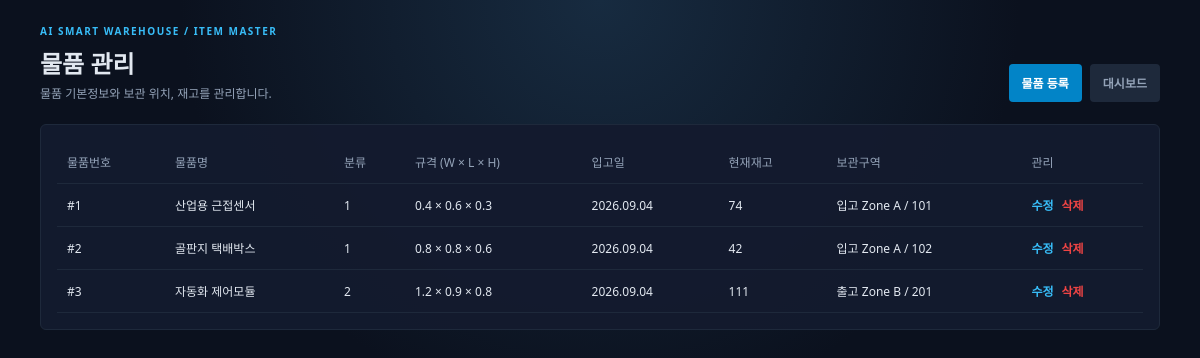
The app's page /robotapp/inventory/items/ with its own data.
### robotapp/models.py (models this page shows)
class Item(models.Model):
    item_id = models.AutoField(primary_key=True, db_column='ITEM_ID')
    name = models.CharField(max_length=50, db_column='NAME')
    width = models.FloatField(db_column='WIDTH')
    length = models.FloatField(db_column='LENGTH')
    height = models.FloatField(db_column='HEIGHT')
    item_class = models.IntegerField(db_column='CLASS')
    incoming_date = models.DateTimeField(db_column='INCOMING_DATE')
    location = models.ForeignKey(Location, on_delete=models.SET_NULL, null=True, blank=True, db_column='LOCATION_ID', related_name='items')
    class Meta:
        db_table = 'robotapp_item'

class Inventory(models.Model):
    inventory_id = models.AutoField(primary_key=True, db_column='INVENTORY_ID')
    cur_item_num = models.IntegerField(db_column='CUR_ITEM_NUM')
    min_item_num = models.IntegerField(db_column='MIN_ITEM_NUM')
    item = models.ForeignKey(Item, on_delete=models.CASCADE, db_column='ITEM_ID', related_name='inventories')
    location = models.ForeignKey(Location, on_delete=models.CASCADE, db_column='LOCATION_ID', related_name='inventories')
    class Meta:
        db_table = 'robotapp_inventory'

class Location(models.Model):
    location_id = models.AutoField(primary_key=True, db_column='LOCATION_ID')
    location_code = models.IntegerField(db_column='LOCATION_CODE')
    x_coord = models.FloatField(db_column='X_COORD')
    y_coord = models.FloatField(db_column='Y_COORD')
    z_coord = models.FloatField(db_column='Z_COORD')
    state = models.IntegerField(db_column='STATE')
    max_storage = models.FloatField(db_column='MAX_STORAGE')
    cur_storage = models.FloatField(db_column='CUR_STORAGE')
    zone = models.ForeignKey(Zone, on_delete=models.CASCADE, db_column='ZONE_ID', related_name='locations')
    class Meta:
        db_table = 'robotapp_location'

class Zone(models.Model):
    zone_id = models.AutoField(primary_key=True, db_column='ZONE_ID')
    name = models.CharField(max_length=50, db_column='NAME')
    state = models.IntegerField(db_column='STATE')
    org_x = models.FloatField(db_column='ORG_X')
    org_y = models.FloatField(db_column='ORG_Y')
    org_z = models.FloatField(db_column='ORG_Z')
    width = models.FloatField(db_column='WIDTH')
    length = models.FloatField(db_column='LENGTH')
    height = models.FloatField(db_column='HEIGHT')
    class Meta:
        db_table = 'robotapp_zone'

### robotapp/views.py (the view)
# urls.py: path('inventory/items/', views.item_list, name='item_list'),
def item_list(request):
    items = Item.objects.select_related('location__zone').prefetch_related('inventories').order_by('item_id')
    template = loader.get_template('robotapp/item_list.html')
    return HttpResponse(template.render({'items': items}, request))

### robotapp/templates/robotapp/item_list.html (shortened to what this page needs)
<!DOCTYPE html>
<html lang="ko"><head><meta charset="UTF-8"><meta name="viewport" content="width=device-width, initial-scale=1.0"><title>물품 관리 | AI SMART WAREHOUSE</title>
</head>
<body><main class="wrap"><div class="top"><div><div class="eyebrow">AI SMART WAREHOUSE / ITEM MASTER</div><h1>물품 관리</h1><div class="muted">물품 기본정보와 보관 위치, 재고를 관리합니다.</div></div><div class="actions"><a href="{% url 'robotapp:item_create' %}">물품 등록</a><a class="secondary" href="{% url 'robotapp:index' %}">대시보드</a></div></div><section class="card"><table><thead><tr><th>물품번호</th><th>물품명</th><th>분류</th><th>규격 (W × L × H)</th><th>입고일</th><th>현재재고</th><th>보관구역</th><th>관리</th></tr></thead><tbody>{% for item in items %}<tr><td>#{{ item.item_id }}</td><td>{{ item.name }}</td><td>{{ item.item_class }}</td><td>{{ item.width }} × {{ item.length }} × {{ item.height }}</td><td>{{ item.incoming_date|date:'Y.m.d' }}</td><td>{% with stock=item.inventories.first %}{{ stock.cur_item_num|default:'-' }}{% endwith %}</td><td>{% if item.location %}{{ item.location.zone.name }} / {{ item.location.location_code }}{% else %}-{% endif %}</td><td><a class="edit" href="{% url 'robotapp:item_edit' item.item_id %}">수정</a><form method="post" action="{% url 'robotapp:item_delete' item.item_id %}" style="display:inline;margin-left:8px">{% csrf_token %}<button class="delete" type="submit">삭제</button></form></td></tr>{% empty %}<tr><td colspan="8">등록된 물품이 없습니다.</td></tr>{% endfor %}</tbody></table></section></main></body></html>

### robotapp/templates/robotapp/item_list.html (style rules this page uses)
:root { --bg:#0b111e;--panel:#131b2e;--border:#1e293b;--text:#e2e8f0;--muted:#94a3b8;--blue:#38bdf8;--red:#ef4444 }
* { box-sizing:border-box }
body { margin:0;min-height:100vh;padding:24px;background:radial-gradient(circle at 50% 0%,#172b40 0,var(--bg) 42%);color:var(--text);font:13px "Segoe UI",sans-serif }
.wrap { max-width:1120px;margin:auto }
.top { display:flex;justify-content:space-between;align-items:end;margin-bottom:22px }
.eyebrow { color:var(--blue);font-size:10px;letter-spacing:1.5px;font-weight:700 }
h1 { margin:7px 0 4px;font-size:24px }
.muted { color:var(--muted);font-size:12px }
.actions { display:flex;gap:8px }
a,button { border:0;border-radius:4px;padding:10px 13px;background:#0284c7;color:#fff;font:600 12px "Segoe UI",sans-serif;text-decoration:none;cursor:pointer }
a.secondary { background:#1e293b;color:var(--muted) }
.card { padding:16px;background:rgba(19,27,46,.96);border:1px solid var(--border);border-radius:6px;overflow:auto }
table { width:100%;border-collapse:collapse;min-width:850px }
th,td { padding:12px 10px;border-bottom:1px solid var(--border);text-align:left;font-size:12px }
th { color:var(--muted);font-weight:500 }
.edit { color:var(--blue);background:transparent;padding:0 }
.delete { display:inline;background:transparent;color:var(--red);padding:0;font-size:12px }

### records on screen
Item: item_id "1", name "산업용 근접센서", item_class "1", width "0.4", length "0.6", height "0.3", incoming_date "2026.09.04", inventories.first.cur_item_num "74", location.zone.name "입고 Zone A", location.location_code "101"
Item: item_id "2", name "골판지 택배박스", item_class "1", width "0.8", length "0.8", height "0.6", incoming_date "2026.09.04", inventories.first.cur_item_num "42", location.zone.name "입고 Zone A", location.location_code "102"
Item: item_id "3", name "자동화 제어모듈", item_class "2", width "1.2", length "0.9", height "0.8", incoming_date "2026.09.04", inventories.first.cur_item_num "111", location.zone.name "출고 Zone B", location.location_code "201"
